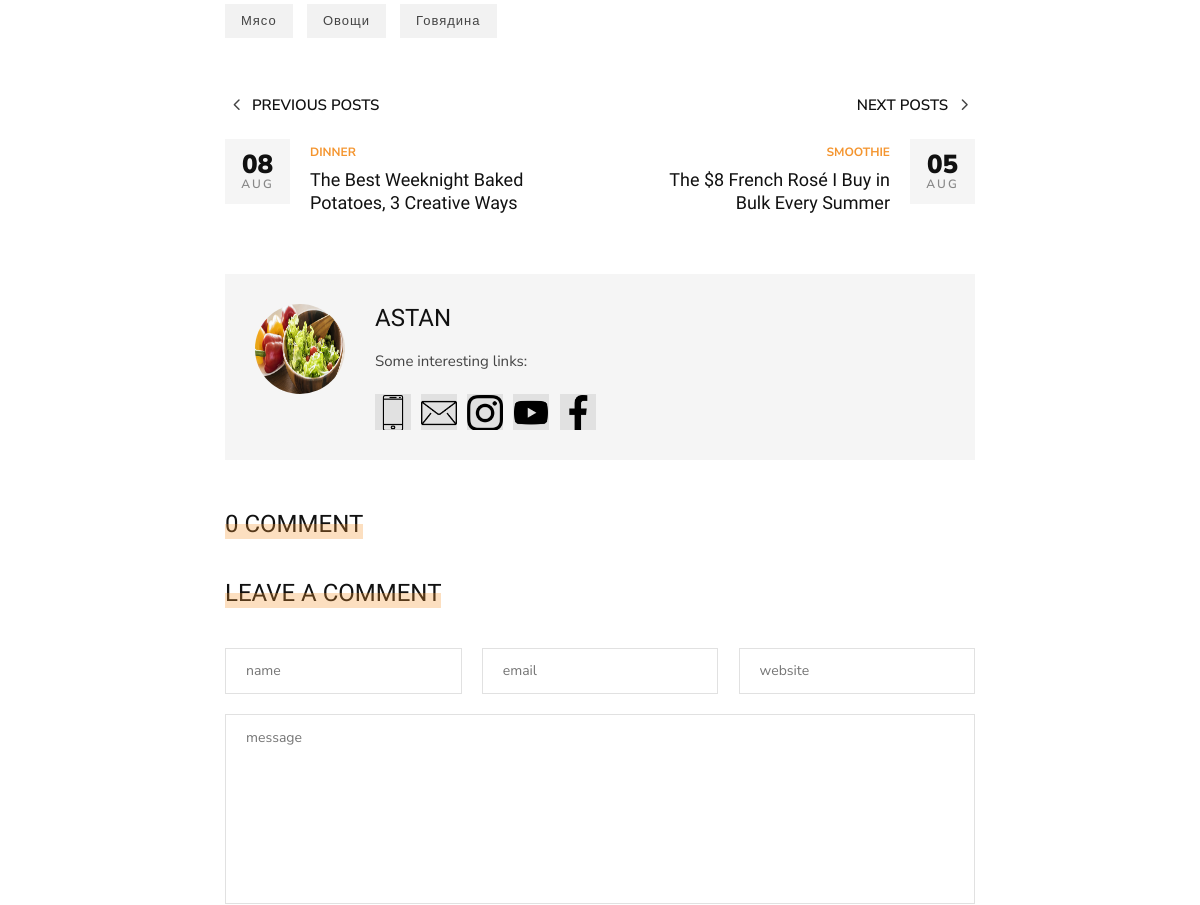
/dinner/ragu-iz-govyazhej-lopatki-na-pive/ (middle part), run on an earlier commit of the app's database.
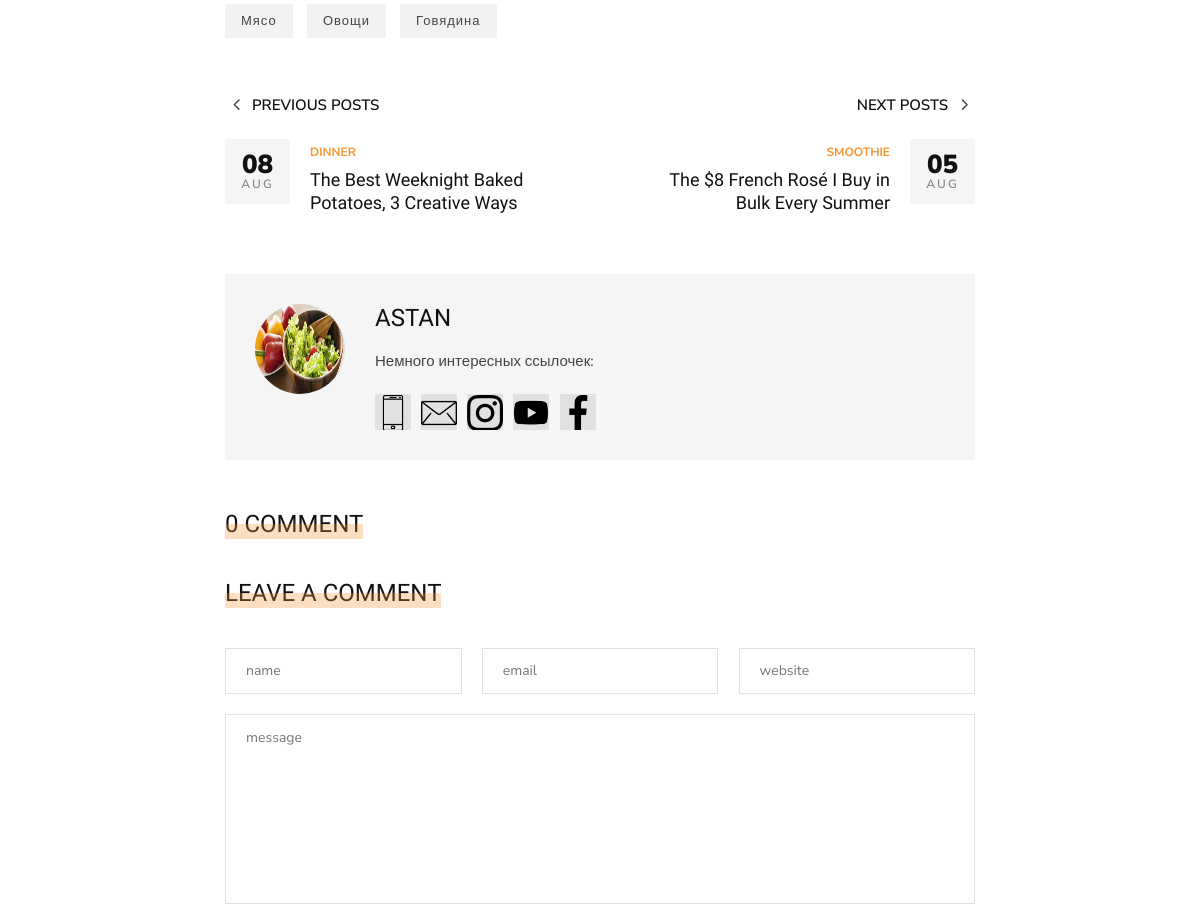
And on a later commit of the database.
### contact/models.py (models this page shows, shortened)
class About(models.Model):
    name = models.CharField(max_length=50, default="")
    text = RichTextField()
    mini_text = RichTextField()
    def get_first_image(self):
        item = self.about_images.first()
        return item.image.url

class ImageAbout(models.Model):
    image = models.ImageField(upload_to="about/")
    page = models.ForeignKey(
        About, on_delete=models.CASCADE, related_name="about_images"
    )
    alt = models.CharField(max_length=100)

### blog/views.py (the view)
class PostDetailView(DetailView):
    model = Post
    context_object_name = "post"
    slug_url_kwarg = "post_slug"
    def get_context_data(self, **kwargs):
        context = super().get_context_data(**kwargs)
        context["form"] = CommentForm()
        return context

### blog/forms.py
class CommentForm(forms.ModelForm):
    class Meta:
        model = Comment
        exclude = ["create_at", "post"]
        widgets = {
            "name": forms.TextInput(attrs={"placeholder": "name"}),
            "email": forms.EmailInput(attrs={"placeholder": "email"}),
            "website": forms.TextInput(attrs={"placeholder": "website"}),
            "message": forms.Textarea(attrs={"placeholder": "message"}),
        }

### blog/models.py (called while the page is built)
    def __str__(self):
        return self.name

    def get_absolute_url(self):
        return reverse(
            "post_single", kwargs={"slug": self.category.slug, "post_slug": self.slug}
        )

    def get_recipes(self):
        return self.recipes.all()

    def get_comments(self):
        return self.comment.all()

### blog/templatetags/menu_tags.py (called while the page is built)
def get_all_categories():
    return Category.objects.all()

@register.inclusion_tag("blog/include/tags/top_menu.html")
def get_categories():
    category = get_all_categories()
    return {"list_category": category}

@register.inclusion_tag("blog/include/tags/recipes_tag.html")
def get_last_posts():
    posts = Post.objects.select_related("category").order_by("-id")[:5]
    return {"list_last_post": posts}

### templates/blog/post_detail.html (shortened to what this page needs)
{% extends 'base.html' %}
{% load social_tags %}
{% block content %}
  <section class="single-post spad">
    <div class="container">
      <div class="row d-flex justify-content-center">
        <div class="col-lg-8">
          <div class="single-post__tags">
            {% for tag in post.tags.all %}
              <a href="#">{{ tag.name }}</a>
            {% endfor %}
          </div>
          <div class="single-post__next__previous">
            <div class="row">
              <div class="col-lg-6 col-md-6 col-sm-6">
                <a href="#" class="single-post__previous">
                  <h6><span class="arrow_carrot-left"></span> Previous posts</h6>
                  <div class="single-post__previous__meta">
                    <h4>08</h4>
                    <span>Aug</span>
                  </div>
                  <div class="single-post__previous__text">
                    <span>Dinner</span>
                    <h5>The Best Weeknight Baked <br/>Potatoes, 3 Creative Ways</h5>
                  </div>
                </a>
              </div>
              <div class="col-lg-6 col-md-6 col-sm-6">
                <a href="#" class="single-post__next">
                  <h6>Next posts <span class="arrow_carrot-right"></span></h6>
                  <div class="single-post__next__meta">
                    <h4>05</h4>
                    <span>Aug</span>
                  </div>
                  <div class="single-post__next__text">
                    <span>Smoothie</span>
                    <h5>The $8 French Rosé I Buy in <br/>Bulk Every Summer</h5>
                  </div>
                </a>
              </div>
            </div>
          </div>
          {% get_about as about %}
          <div class="single-post__author__profile">
            <div class="single-post__author__profile__pic">
              <img src="{{ about.get_first_image }}" alt="">
            </div>
            <div class="single-post__author__profile__text">
              <h4>{{ about.name }}</h4>
              <p>{{ about.mini_text|safe }}</p>
              <div class="single-post__author__profile__social">
                {% get_social_links as social_links %}
                {% for item in social_links %}
                  <a href="{{ item.link }}"><img src="{{ item.icon.url }}"></a>
                {% endfor %}
              </div>
            </div>
          </div>
          <div class="single-post__comment">
            <div class="widget__title">
              <h4>{{ post.get_comments.count }} Comment</h4>
            </div>
          </div>
          <div class="single-post__leave__comment">
            <div class="widget__title">
              <h4>Leave a comment</h4>
            </div>
            <form action="{% url 'create_comment' pk=post.id %}" method="post">
              <div class="input-list">
                {{ form.name }}
                {{ form.email }}
                {{ form.website }}
              </div>
              {{ form.message }}
            </form>
          </div>
        </div>
      </div>
    </div>
  </section>
{% endblock content %}

What changed in the data, as far as the page shows it:
changed About "ASTAN": mini_text "Some interesting links:" → "Немного интересных ссылочек:"
